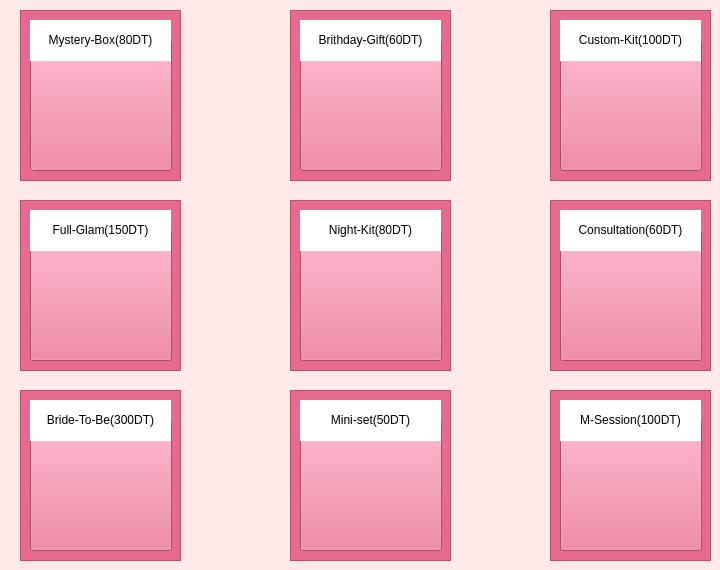
   <widget class="QWidget" name="EXC">
    <property name="styleSheet">
     <string notr="true">background-color: rgb(255, 234, 234);</string>
    </property>
    <attribute name="title">
     <string>Exclusive</string>
    </attribute>
    <widget class="QFrame" name="frame_46">
     <property name="geometry">
      <rect>
       <x>20</x>
       <y>10</y>
       <width>161</width>
       <height>171</height>
      </rect>
     </property>
     <property name="styleSheet">
      <string notr="true">
background-color: rgb(232, 107, 143);
</string>
     </property>
     <property name="frameShape">
      <enum>QFrame::StyledPanel</enum>
     </property>
     <property name="frameShadow">
      <enum>QFrame::Raised</enum>
     </property>
     <widget class="QPushButton" name="mystery">
      <property name="geometry">
       <rect>
        <x>10</x>
        <y>30</y>
        <width>142</width>
        <height>131</height>
       </rect>
      </property>
      <property name="styleSheet">
       <string notr="true">QPushButton#mystery{ border-image: url(&quot;C:/PROJECT/sephore/mys.jpeg&quot;) ;}</string>
      </property>
      <property name="text">
       <string/>
      </property>
     </widget>
     <widget class="QLabel" name="found_54">
      <property name="geometry">
       <rect>
        <x>10</x>
        <y>10</y>
        <width>141</width>
        <height>41</height>
       </rect>
      </property>
      <property name="styleSheet">
       <string notr="true">color:rgb(0, 0, 0);background-color: rgb(255, 255, 255);</string>
      </property>
      <property name="text">
       <string>&lt;html&gt;&lt;head/&gt;&lt;body&gt;&lt;p align=&quot;center&quot;&gt;Mystery-Box(80DT)&lt;/p&gt;&lt;/body&gt;&lt;/html&gt;</string>
      </property>
     </widget>
    </widget>
    <widget class="QFrame" name="frame_47">
     <property name="geometry">
      <rect>
       <x>550</x>
       <y>10</y>
       <width>161</width>
       <height>171</height>
      </rect>
     </property>
     <property name="styleSheet">
      <string notr="true">background-color: rgb(232, 107, 143);
</string>
     </property>
     <property name="frameShape">
      <enum>QFrame::StyledPanel</enum>
     </property>
     <property name="frameShadow">
      <enum>QFrame::Raised</enum>
     </property>
     <widget class="QPushButton" name="custom">
      <property name="geometry">
       <rect>
        <x>10</x>
        <y>30</y>
        <width>142</width>
        <height>131</height>
       </rect>
      </property>
      <property name="styleSheet">
       <string notr="true"/>
      </property>
      <property name="text">
       <string/>
      </property>
     </widget>
     <widget class="QLabel" name="found_55">
      <property name="geometry">
       <rect>
        <x>10</x>
        <y>10</y>
        <width>141</width>
        <height>41</height>
       </rect>
      </property>
      <property name="styleSheet">
       <string notr="true">color:rgb(0, 0, 0);background-color: rgb(255, 255, 255);</string>
      </property>
      <property name="text">
       <string>&lt;html&gt;&lt;head/&gt;&lt;body&gt;&lt;p align=&quot;center&quot;&gt;Custom-Kit(100DT)&lt;/p&gt;&lt;/body&gt;&lt;/html&gt;</string>
      </property>
     </widget>
    </widget>
    <widget class="QFrame" name="frame_48">
     <property name="geometry">
      <rect>
       <x>550</x>
       <y>390</y>
       <width>161</width>
       <height>171</height>
      </rect>
     </property>
     <property name="styleSheet">
      <string notr="true">background-color: rgb(232, 107, 143);
</string>
     </property>
     <property name="frameShape">
      <enum>QFrame::StyledPanel</enum>
     </property>
     <property name="frameShadow">
      <enum>QFrame::Raised</enum>
     </property>
     <widget class="QPushButton" name="session">
      <property name="geometry">
       <rect>
        <x>10</x>
        <y>30</y>
        <width>142</width>
        <height>131</height>
       </rect>
      </property>
      <property name="styleSheet">
       <string notr="true"/>
      </property>
      <property name="text">
       <string/>
      </property>
     </widget>
     <widget class="QLabel" name="found_56">
      <property name="geometry">
       <rect>
        <x>10</x>
        <y>10</y>
        <width>141</width>
        <height>41</height>
       </rect>
      </property>
      <property name="styleSheet">
       <string notr="true">color:rgb(0, 0, 0);background-color: rgb(255, 255, 255);</string>
      </property>
      <property name="text">
       <string>&lt;html&gt;&lt;head/&gt;&lt;body&gt;&lt;p align=&quot;center&quot;&gt;M-Session(100DT)&lt;/p&gt;&lt;/body&gt;&lt;/html&gt;</string>
      </property>
     </widget>
    </widget>
    <widget class="QFrame" name="frame_49">
     <property name="geometry">
      <rect>
       <x>20</x>
       <y>390</y>
       <width>161</width>
       <height>171</height>
      </rect>
     </property>
     <property name="styleSheet">
      <string notr="true">background-color: rgb(232, 107, 143);
</string>
     </property>
     <property name="frameShape">
      <enum>QFrame::StyledPanel</enum>
     </property>
     <property name="frameShadow">
      <enum>QFrame::Raised</enum>
     </property>
     <widget class="QPushButton" name="bride">
      <property name="geometry">
       <rect>
        <x>10</x>
        <y>30</y>
        <width>142</width>
        <height>131</height>
       </rect>
      </property>
      <property name="styleSheet">
       <string notr="true"/>
      </property>
      <property name="text">
       <string/>
      </property>
     </widget>
     <widget class="QLabel" name="found_57">
      <property name="geometry">
       <rect>
        <x>10</x>
        <y>10</y>
        <width>141</width>
        <height>41</height>
       </rect>
      </property>
      <property name="styleSheet">
       <string notr="true">color:rgb(0, 0, 0);background-color: rgb(255, 255, 255);</string>
      </property>
      <property name="text">
       <string>&lt;html&gt;&lt;head/&gt;&lt;body&gt;&lt;p align=&quot;center&quot;&gt;Bride-To-Be(300DT)&lt;/p&gt;&lt;/body&gt;&lt;/html&gt;</string>
      </property>
     </widget>
    </widget>
    <widget class="QFrame" name="frame_50">
     <property name="geometry">
      <rect>
       <x>20</x>
       <y>200</y>
       <width>161</width>
       <height>171</height>
      </rect>
     </property>
     <property name="styleSheet">
      <string notr="true">background-color: rgb(232, 107, 143);
</string>
     </property>
     <property name="frameShape">
      <enum>QFrame::StyledPanel</enum>
     </property>
     <property name="frameShadow">
      <enum>QFrame::Raised</enum>
     </property>
     <widget class="QPushButton" name="full">
      <property name="geometry">
       <rect>
        <x>10</x>
        <y>30</y>
        <width>142</width>
        <height>131</height>
       </rect>
      </property>
      <property name="styleSheet">
       <string notr="true"/>
      </property>
      <property name="text">
       <string/>
      </property>
     </widget>
     <widget class="QLabel" name="found_58">
      <property name="geometry">
       <rect>
        <x>10</x>
        <y>10</y>
        <width>141</width>
        <height>41</height>
       </rect>
      </property>
      <property name="styleSheet">
       <string notr="true">color:rgb(0, 0, 0);background-color: rgb(255, 255, 255);</string>
      </property>
      <property name="text">
       <string>&lt;html&gt;&lt;head/&gt;&lt;body&gt;&lt;p align=&quot;center&quot;&gt;Full-Glam(150DT)&lt;/p&gt;&lt;/body&gt;&lt;/html&gt;</string>
      </property>
     </widget>
    </widget>
    <widget class="QFrame" name="frame_51">
     <property name="geometry">
      <rect>
       <x>290</x>
       <y>200</y>
       <width>161</width>
       <height>171</height>
      </rect>
     </property>
     <property name="styleSheet">
      <string notr="true">background-color: rgb(232, 107, 143);
</string>
     </property>
     <property name="frameShape">
      <enum>QFrame::StyledPanel</enum>
     </property>
     <property name="frameShadow">
      <enum>QFrame::Raised</enum>
     </property>
     <widget class="QPushButton" name="night">
      <property name="geometry">
       <rect>
        <x>10</x>
        <y>30</y>
        <width>142</width>
        <height>131</height>
       </rect>
      </property>
      <property name="styleSheet">
       <string notr="true"/>
      </property>
      <property name="text">
       <string/>
      </property>
     </widget>
     <widget class="QLabel" name="found_59">
      <property name="geometry">
       <rect>
        <x>10</x>
        <y>10</y>
        <width>141</width>
        <height>41</height>
       </rect>
      </property>
      <property name="styleSheet">
       <string notr="true">color:rgb(0, 0, 0);background-color: rgb(255, 255, 255);</string>
      </property>
      <property name="text">
       <string>&lt;html&gt;&lt;head/&gt;&lt;body&gt;&lt;p align=&quot;center&quot;&gt;Night-Kit(80DT)&lt;/p&gt;&lt;/body&gt;&lt;/html&gt;</string>
      </property>
     </widget>
    </widget>
    <widget class="QFrame" name="frame_52">
     <property name="geometry">
      <rect>
       <x>290</x>
       <y>10</y>
       <width>161</width>
       <height>171</height>
      </rect>
     </property>
     <property name="styleSheet">
      <string notr="true">background-color: rgb(232, 107, 143);
</string>
     </property>
     <property name="frameShape">
      <enum>QFrame::StyledPanel</enum>
     </property>
     <property name="frameShadow">
      <enum>QFrame::Raised</enum>
     </property>
     <widget class="QPushButton" name="gift">
      <property name="geometry">
       <rect>
        <x>10</x>
        <y>30</y>
        <width>142</width>
        <height>131</height>
       </rect>
      </property>
      <property name="styleSheet">
       <string notr="true"/>
      </property>
      <property name="text">
       <string/>
      </property>
     </widget>
     <widget class="QLabel" name="found_60">
      <property name="geometry">
       <rect>
        <x>10</x>
        <y>10</y>
        <width>141</width>
        <height>41</height>
       </rect>
      </property>
      <property name="styleSheet">
       <string notr="true">color:rgb(0, 0, 0);background-color: rgb(255, 255, 255);</string>
      </property>
      <property name="text">
       <string>&lt;html&gt;&lt;head/&gt;&lt;body&gt;&lt;p align=&quot;center&quot;&gt;Brithday-Gift(60DT)&lt;/p&gt;&lt;/body&gt;&lt;/html&gt;</string>
      </property>
     </widget>
    </widget>
    <widget class="QFrame" name="frame_53">
     <property name="geometry">
      <rect>
       <x>290</x>
       <y>390</y>
       <width>161</width>
       <height>171</height>
      </rect>
     </property>
     <property name="styleSheet">
      <string notr="true">background-color: rgb(232, 107, 143);
</string>
     </property>
     <property name="frameShape">
      <enum>QFrame::StyledPanel</enum>
     </property>
     <property name="frameShadow">
      <enum>QFrame::Raised</enum>
     </property>
     <widget class="QPushButton" name="mini">
      <property name="geometry">
       <rect>
        <x>10</x>
        <y>30</y>
        <width>142</width>
        <height>131</height>
       </rect>
      </property>
      <property name="styleSheet">
       <string notr="true"/>
      </property>
      <property name="text">
       <string/>
      </property>
     </widget>
     <widget class="QLabel" name="found_61">
      <property name="geometry">
       <rect>
        <x>10</x>
        <y>10</y>
        <width>141</width>
        <height>41</height>
       </rect>
      </property>
      <property name="styleSheet">
       <string notr="true">color:rgb(0, 0, 0);background-color: rgb(255, 255, 255);</string>
      </property>
      <property name="text">
       <string>&lt;html&gt;&lt;head/&gt;&lt;body&gt;&lt;p align=&quot;center&quot;&gt;Mini-set(50DT)&lt;/p&gt;&lt;/body&gt;&lt;/html&gt;</string>
      </property>
     </widget>
    </widget>
    <widget class="QFrame" name="frame_54">
     <property name="geometry">
      <rect>
       <x>550</x>
       <y>200</y>
       <width>161</width>
       <height>171</height>
      </rect>
     </property>
     <property name="styleSheet">
      <string notr="true">background-color: rgb(232, 107, 143);
</string>
     </property>
     <property name="frameShape">
      <enum>QFrame::StyledPanel</enum>
     </property>
     <property name="frameShadow">
      <enum>QFrame::Raised</enum>
     </property>
     <widget class="QPushButton" name="conslt">
      <property name="geometry">
       <rect>
        <x>10</x>
        <y>30</y>
        <width>142</width>
        <height>131</height>
       </rect>
      </property>
      <property name="styleSheet">
       <string notr="true"/>
      </property>
      <property name="text">
       <string/>
      </property>
     </widget>
     <widget class="QLabel" name="found_62">
      <property name="geometry">
       <rect>
        <x>10</x>
        <y>10</y>
        <width>141</width>
        <height>41</height>
       </rect>
      </property>
      <property name="styleSheet">
       <string notr="true">color:rgb(0, 0, 0);background-color: rgb(255, 255, 255);</string>
      </property>
      <property name="text">
       <string>&lt;html&gt;&lt;head/&gt;&lt;body&gt;&lt;p align=&quot;center&quot;&gt;Consultation(60DT)&lt;/p&gt;&lt;/body&gt;&lt;/html&gt;</string>
      </property>
     </widget>
    </widget>
   </widget>
